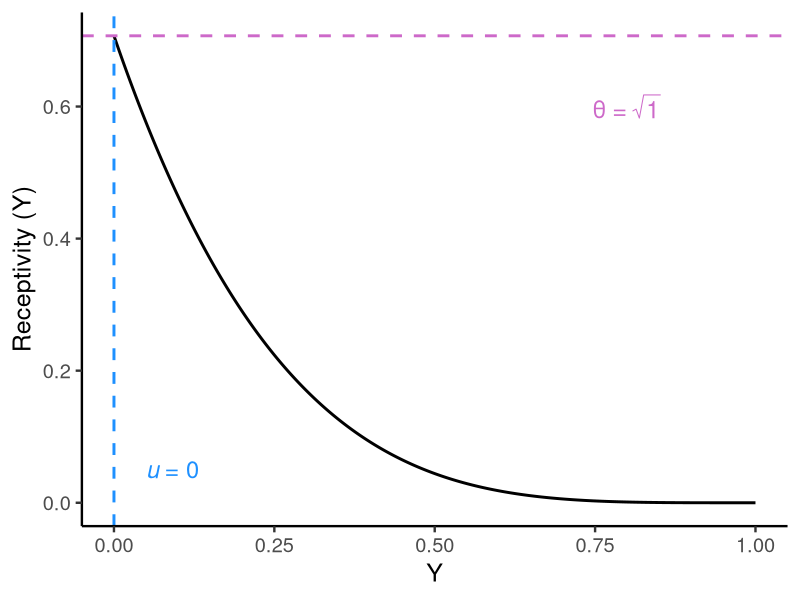
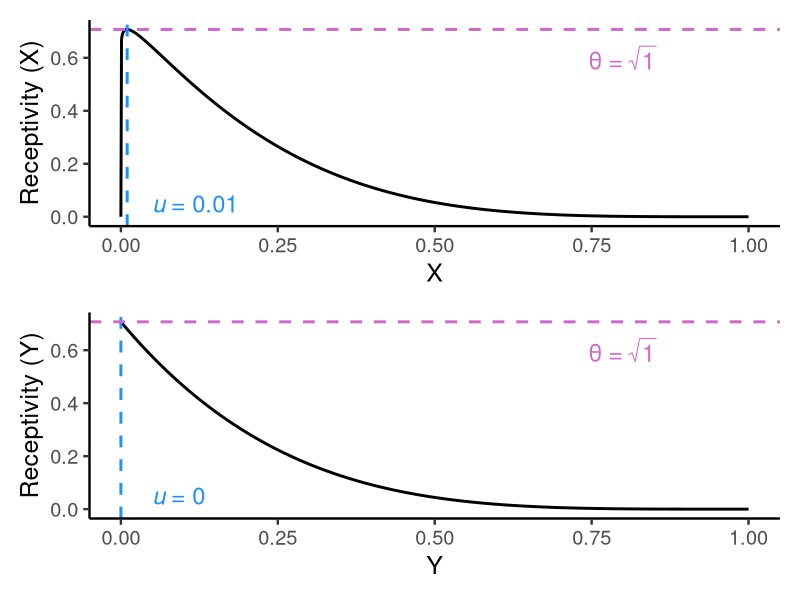

Generate these figures, in order, with R:

library(ggplot2)
library(patchwork)

x <- seq(0, 1, length.out = 1000)
naive_x = 0.01
m = sqrt(0.5)
b = 5
Rx <- (m*x^((naive_x*(b-2)+1)/(1-naive_x) - 1) * (1-x)^(b-1)) / 
  (naive_x^((naive_x*(b-2)+1)/(1-naive_x)-1)*(1-naive_x)^(b-1))
data.x <- data.frame(x = x, Rx = Rx)

# "Canela Text", "Hoefler Text"


receptivity.x <- ggplot(data.x) + 
  geom_line(aes(x = x, y = Rx), linewidth = 1) + 
  geom_vline(aes(xintercept = naive_x), color = "dodgerblue1", linetype = 2, linewidth = 1) + 
  geom_hline(aes(yintercept = m), color = "orchid3", linetype = 2, linewidth = 1) +
  annotate("text", x = 0.05, y = 0.05, size = 6, color = "dodgerblue1", 
           label = expression(italic(u)~"= 0.01"), hjust = 0) + 
  annotate("text", x = 0.8, y = 0.6, size = 6, color = "orchid3", 
           label = expression("\u03b8 ="~sqrt(1))) + 
  labs(y = "Receptivity (X)", x = "X") +
  theme_classic(base_size = 18) #+ 
  #theme(text = element_text(family = "STIX Two Math"))

y <- seq(0, 1, length.out = 1000)
naive_y = 0
m = sqrt(0.5)
b = 5
Ry <- (m*x^((naive_y*(b-2)+1)/(1-naive_y) - 1) * (1-x)^(b-1)) / 
  (naive_y^((naive_y*(b-2)+1)/(1-naive_y)-1)*(1-naive_y)^(b-1))
data.y <- data.frame(y = y, Ry = Ry)

receptivity.y <- ggplot(data.y) + 
  geom_line(aes(x = y, y = Ry), linewidth = 1) + 
  geom_vline(aes(xintercept = naive_y), color = "dodgerblue1", linetype = 2, linewidth = 1) + 
  geom_hline(aes(yintercept = m), color = "orchid3", linetype = 2, linewidth = 1) +
  annotate("text", x = 0.05, y = 0.05, size = 6, color = "dodgerblue1", 
           label = expression(italic(u)~"= 0"), hjust = 0) + 
  annotate("text", x = 0.8, y = 0.6, size = 6, color = "orchid3", 
           label = expression("\u03b8 ="~sqrt(1))) + 
  labs(y = "Receptivity (Y)", x = "Y") +
  theme_classic(base_size = 18) #+ 
  # theme(text = element_text(family = "STIX Two Math"))
receptivity.y

receptivity_plot <- receptivity.x / receptivity.y
receptivity_plot

# ggsave(filename = "receptivity_combo_plot_thesis.png",
#        plot = receptivity_plot, path = "Plots/Plot Outputs",
#        device = "png", height = 6, width = 10, units = "in")

# ggsave(filename = "receptivity_combo_plot_labeled_lines.png",
#        plot = receptivity_plot, path = "Plots/Plot Outputs",
#        device = "png", height = 6, width = 10, units = "in")
